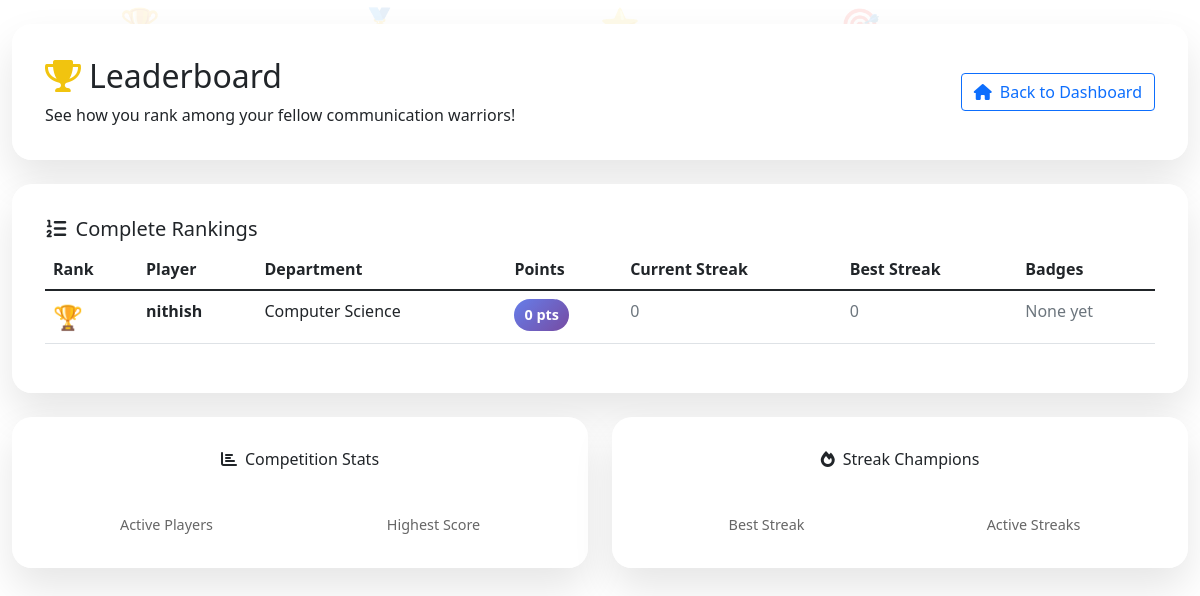
The page /leaderboard on the database as committed earlier.
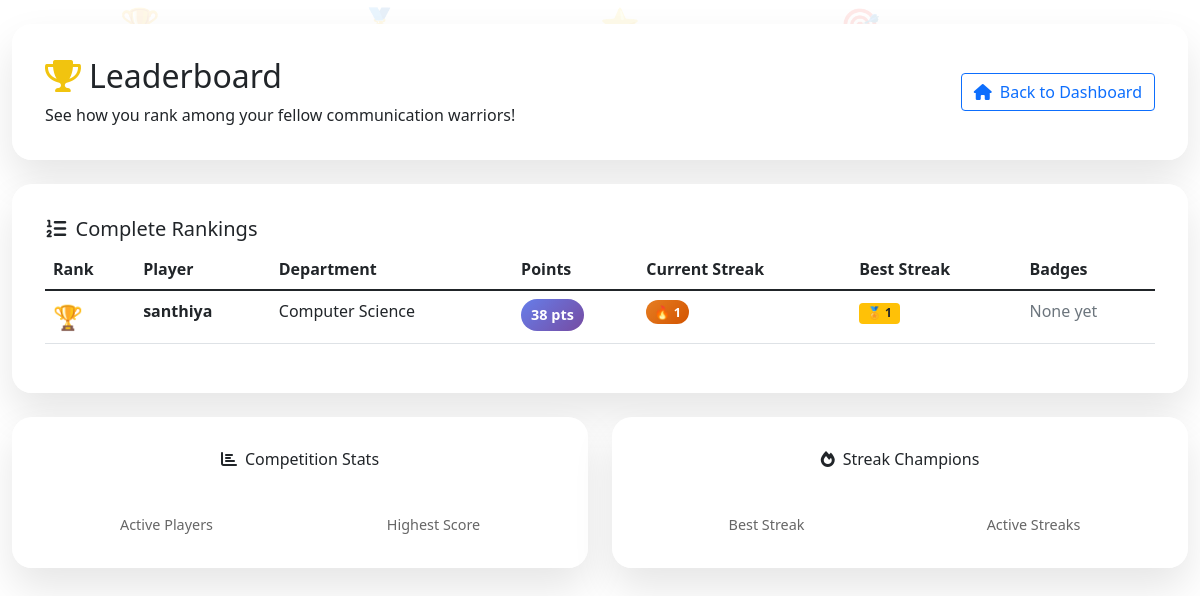
The same page on the database as committed later.
### tables this page shows
CREATE TABLE users (
        id INTEGER PRIMARY KEY AUTOINCREMENT,
        username TEXT UNIQUE NOT NULL,
        register_number TEXT UNIQUE NOT NULL,
        department TEXT NOT NULL,
        total_points INTEGER DEFAULT 0,
        current_streak INTEGER DEFAULT 0,
        best_streak INTEGER DEFAULT 0,
        badges TEXT DEFAULT '[]',
        created_at TIMESTAMP DEFAULT CURRENT_TIMESTAMP
    );

### app.py (the view)
@app.route('/leaderboard')
def leaderboard():
    conn = get_db_connection()
    top_users = conn.execute('''
        SELECT username, department, total_points, current_streak, best_streak, badges
        FROM users
        ORDER BY total_points DESC
        LIMIT 10
    ''').fetchall()
    conn.close()
    return render_template('leaderboard.html', top_users=top_users)

### app.py (called while the page is built)
def get_db_connection():
    conn = sqlite3.connect('shakespeare_club_gamified.db')
    conn.row_factory = sqlite3.Row
    return conn

@app.after_request
def add_mic_permissions_headers(response):
    response.headers['Permissions-Policy'] = "microphone=(self)"
    response.headers['Feature-Policy'] = "microphone 'self'"
    return response

### templates/leaderboard.html (shortened to what the changed rows need)
<!DOCTYPE html>
<html lang="en">
<head>
    <link href="https://cdn.jsdelivr.net/npm/bootstrap@5.1.3/dist/css/bootstrap.min.css" rel="stylesheet">
    <link rel="stylesheet" href="{{ url_for('static', filename='css/gamified.css') }}">
    <link href="https://cdnjs.cloudflare.com/ajax/libs/font-awesome/6.0.0/css/all.min.css" rel="stylesheet">
</head>
<body class="bg-gradient">
    <div class="container-fluid py-4">
        <div class="row mb-4">
            <div class="col-12">
                <div class="game-card">
                    <div class="row align-items-center">
                        <div class="col-md-8">
                            <h2><i class="fas fa-trophy me-2" style="color: var(--points-color);"></i>Leaderboard</h2>
                        </div>
                    </div>
                </div>
            </div>
        </div>
        <div class="row">
            <div class="col-12">
                <div class="game-card">
                    {% if top_users %}
                    <div class="table-responsive">
                        <table class="table table-hover">
                            <thead>
                                <tr>
                                    <th>Rank</th>
                                    <th>Player</th>
                                    <th>Department</th>
                                    <th>Points</th>
                                    <th>Current Streak</th>
                                    <th>Best Streak</th>
                                    <th>Badges</th>
                                </tr>
                            </thead>
                            <tbody>
                                {% for user in top_users %}
                                <tr class="leaderboard-row"
                                    style="animation-delay: {{ loop.index * 0.1 }}s;"
                                    {% if session.username == user.username %}class="table-primary"{% endif %}>
                                    <td>
                                        {% if loop.index == 1 %}
                                            <span style="font-size: 1.5rem;">🏆</span>
                                        {% elif loop.index == 2 %}
                                            <span style="font-size: 1.5rem;">🥈</span>
                                        {% elif loop.index == 3 %}
                                            <span style="font-size: 1.5rem;">🥉</span>
                                        {% else %}
                                            <strong>#{{ loop.index }}</strong>
                                        {% endif %}
                                    </td>
                                    <td>
                                        <strong>{{ user.username }}</strong>
                                    </td>
                                    <td>{{ user.department }}</td>
                                    <td>
                                        <span class="points-display" style="font-size: 0.9rem; padding: 5px 10px;">
                                            {{ user.total_points }} pts
                                        </span>
                                    </td>
                                    <td>
                                        {% if user.current_streak > 0 %}
                                            <span class="streak-display" style="font-size: 0.8rem; padding: 3px 8px;">
                                                🔥 {{ user.current_streak }}
                                            </span>
                                        {% else %}
                                            <span class="text-muted">0</span>
                                        {% endif %}
                                    </td>
                                    <td>
                                        {% if user.best_streak > 0 %}
                                            <span class="badge bg-warning text-dark">
                                                🏅 {{ user.best_streak }}
                                            </span>
                                        {% else %}
                                            <span class="text-muted">0</span>
                                        {% endif %}
                                    </td>
                                    <td>
                                        {% if user.badges and user.badges != '[]' %}
                                            {% set badges = user.badges|replace('[', '')|replace(']', '')|replace('"', '')|split(', ') %}
                                            {% for badge in badges %}
                                                <span class="badge-item" style="font-size: 0.7rem; padding: 2px 6px;">
                                                    🏆 {{ badge }}
                                                </span>
                                            {% endfor %}
                                        {% else %}
                                            <span class="text-muted">None yet</span>
                                        {% endif %}
                                    </td>
                                </tr>
                                {% endfor %}
                            </tbody>
                        </table>
                    </div>
                    {% else %}
                    <div class="text-center py-5">
                        <i class="fas fa-users fa-3x mb-3 text-muted"></i>
                        <h5>No players yet!</h5>
                        <p class="text-muted">Be the first to complete practices and climb the leaderboard!</p>
                    </div>
                    {% endif %}
                </div>
            </div>
        </div>
    </div>
</body>
</html>

Rows that differ between the two databases and show on the page:
changed users "Computer Science": username "nithish" → "santhiya"; total_points "0" → "38"; current_streak (not shown) → "1"; best_streak (not shown) → "1"; current_streak "0" → "🔥"; best_streak "0" → "🏅"
